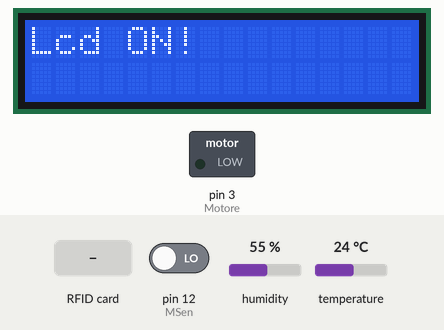
Simulated run of this sketch. Board: Arduino Uno, built with avr-gcc and run on an emulated ATmega328P. On the bench: 16×2 character LCD, switched loads named in the sketch (green lamp = pin HIGH). Inputs (shaded band) come from the test bench; at power-on: humidity 55 %, pin 12 (MSen) LOW, temperature 24 °C. What the sketch prints to the serial monitor is not drawn.

Above: at 0.1 s.
5.3 s: RFID card 5E 7A 19 C4 held to the reader
At 11.6 s:
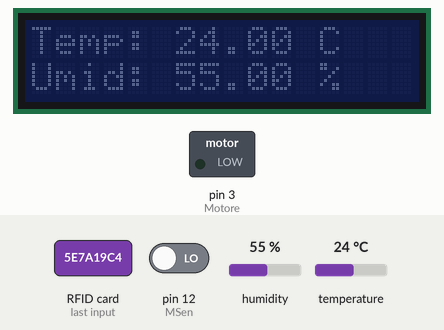
12.6 s: humidity set to 69 %
At 22.0 s:
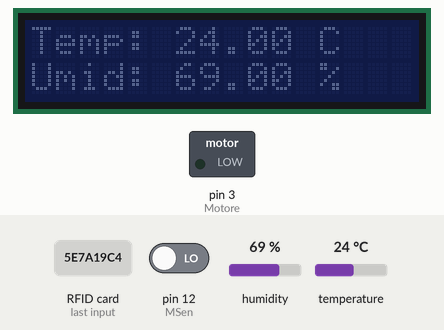
22.7 s: humidity set to 72 %
At 31.8 s:
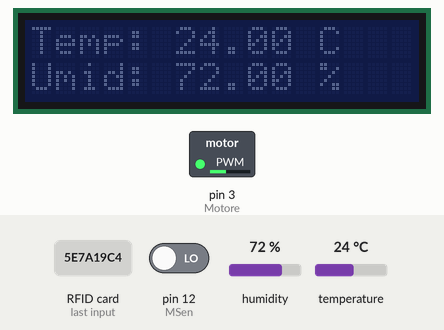
32.9 s: humidity set to 74 %
At 42.7 s:
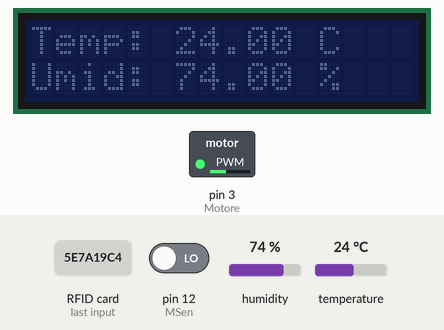
43.0 s: humidity set to 77 %
At 52.5 s:
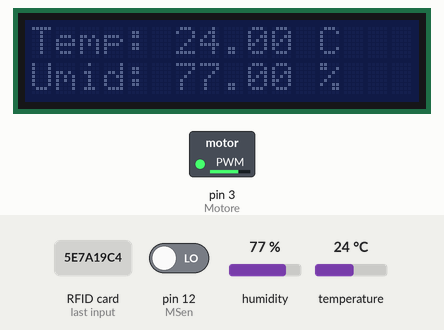
53.2 s: RFID card 5E 7A 19 C4 held to the reader
At 59.4 s:
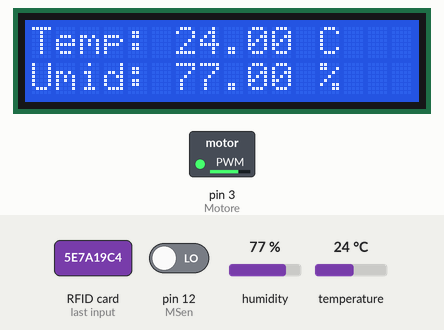
Timing chart, 0 to 60.9 s (numbered marks = the images above; inputs shaded):
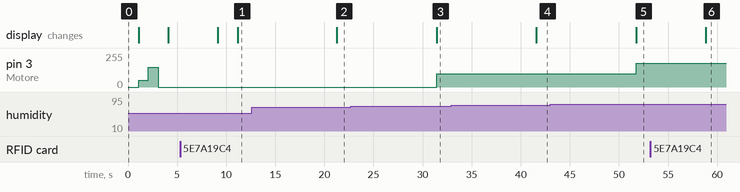

The sketch:

Serra.ino
```cpp
#include <Wire.h>
#include <LiquidCrystal_I2C.h>
#include <Servo.h>
#include <dht.h>
#include <SPI.h>
#include <RFID.h>
Servo lock;
dht DHT;
#define DHT11_PIN 7 // pin 7 per umidità e temperatura
#define MSen 12 // pin 12 per il seonsore di movimento
#define MSen1 100 // pin ?? per il seonsore igrometro terra
#define Relay 5 // pin 5 per il relay
#define Motore 3 // pin 3 per la ventola
/*  Modulo tessera
PINOUT:
RC522 MODULE    Uno/Nano
SDA             D10
SCK             D13
MOSI            D11
MISO            D12
IRQ             N/A
GND             GND
RST             D9
3.3V            3.3V
*/
#define SDA_DIO 10  // 53 per Arduino Mega
#define RESET_DIO 9
#define delayRead 1000 // Time of delay

/* istanza della libreria RFID*/
RFID RC522(SDA_DIO, RESET_DIO);
bool locked;
long Stetime = 0;
long ore = 0;
/**********************************************************/
LiquidCrystal_I2C lcd(0x3F,16,2); // indirizzo LCD A4 A5

void setup() {
  Serial.begin(9600);
  lcd.init(); //initialize the lcd
  pinMode(MSen, INPUT); // motion sensor
  pinMode(Relay, INPUT); // motion sensor
  pinMode(Motore, OUTPUT); // ventola

  LcdTest();
  MotoreTest(50,150,0);


}

void loop() {
  if(locked)lcd.noBacklight(); // associare ad un bottone no alla tessera
  else lcd.backlight();
  // 1 Aquisizione dati
  int motion = digitalRead(MSen);
  int chk = DHT.read11(DHT11_PIN);
  int temp = DHT.temperature;
  int humidity = DHT.humidity;
  delay(5000);
  Stetime++;
  lcd.clear();
  lcd.setCursor(0,0);
  lcd.print("Temp: ");
  lcd.print(DHT.temperature);
  lcd.print(" C");
  lcd.setCursor(0,1);
  lcd.print("Umid: ");
  lcd.print(DHT.humidity);
  lcd.print(" %");

  // 2 Comandi
  if(humidity>70)
  if(humidity>75)analogWrite(Motore,180);
  else analogWrite(Motore,100);
  else analogWrite(Motore,0);

  if(temp>35)openWindow();
  else closeWindow();


  /* IF umidità terreno
   *  bagna piante
   */
  // if(Stetime> oddio int ci fregherà tutti

  if(Stetime>720){
    Stetime=0;
    ore++;
  }
  if(ore>8){
    ore = 0;
    analogWrite(Relay,HIGH);
    delay(180000); // sono 3 min vero?
    analogWrite(Relay,LOW);

  }
/*
 * Così però abbiamo 5 sec o più ed il dispositivo si frizza,
 * ottimo per il risparmio batteria ed uso sporadico
 * dell'entrata tramite chiave magentica
 * nel caso si volgia l'opposto sostituire i delay con un contatore
 * in modo da controllare lo stato del lettore carte ad ogni ciclo di
 * clock
 */

if (RC522.isCard())
  {
    // Viene letto il suo codice
    RC522.readCardSerial();
    String codiceLetto ="";
    Serial.println("Codice delle tessera letto:");
    // Viene caricato il codice della tessera, all'interno di una Stringa
    for(byte i = 0; i <= 4; i++)
    {
      codiceLetto+= String (RC522.serNum[i],HEX);
      codiceLetto.toUpperCase();
    }
    if(codiceLetto.equals(""))
    if(locked) lock.write(10);
    else lock.write(150);
    locked = !locked;
    delay(2000);

    // accendere e spegnere l'lcd da qui
  }
}

void openWindow(){
  // serve una carrucola
  // poi attacchiamo il motore potente
}

void closeWindow(){
  // serve una carrucola
}

void LcdTest(){
   lcd.backlight(); //open the backlight
  lcd.setCursor(0,0);
  lcd.print("Lcd ON!");
  delay(1000);
  lcd.noBacklight();
  lcd.clear();
}

void MotoreTest(int a, int b, int c){
  analogWrite(Motore,a);
  delay(1000);
  analogWrite(Motore,b);
  delay(1000);
  analogWrite(Motore,c);
  delay(1000);
}

void LockTest(){
  lock.write(20);
  delay(500);
  lock.write(150);
}
```

Measured:
- the behaviour switches between 70 and 71 % on humidity (found by bisection; images 2 and 3)
- the behaviour switches between 75 and 76 % on humidity (found by bisection; images 4 and 5)
- after the input at 5.3 s, the display: first differs from a run without the input after 5.9 s (image 1)
- after the input at 12.6 s, the display: changes after 8.7 s (image 2)
- after the input at 22.7 s, pin 3 (Motore): 0/255 → 100/255 after 8.7 s; the display: changes after 8.7 s (image 3)
- after the input at 32.9 s, the display: changes after 8.7 s (image 4)
- after the input at 43.0 s, pin 3 (Motore): 100/255 → 180/255 after 8.7 s; the display: changes after 8.7 s (image 5)
- after the input at 53.2 s, the display: changes after 5.6 s (image 6)
